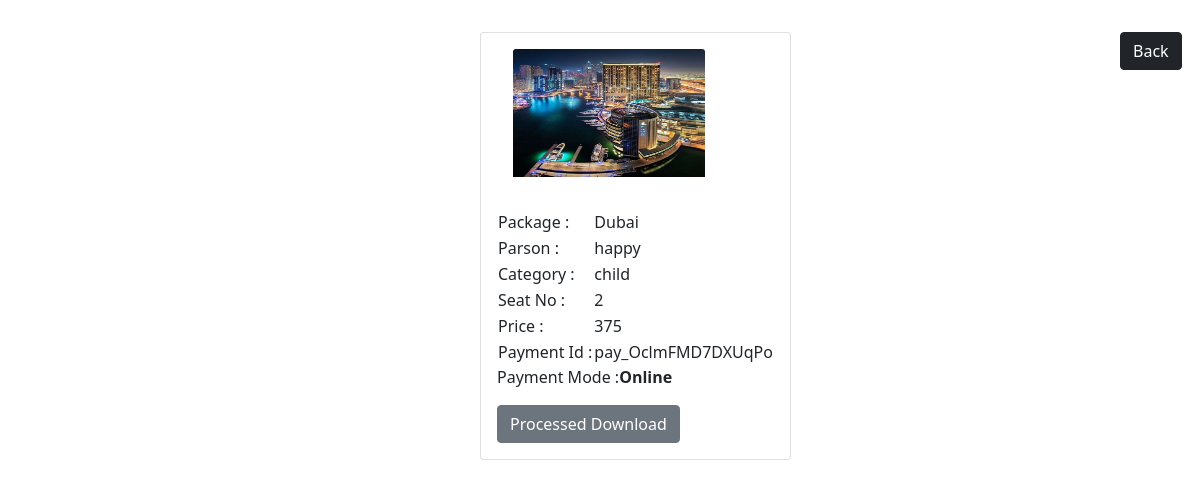
The app's page /viewticket/ (signed in) with its own data.
### tour_app/models.py (models this page shows, shortened)
class user_booking(models.Model):
    typeofuser=(
        ('Adults','Adult'),
        ('child','child')
    )
    user=models.ForeignKey(User,on_delete=models.CASCADE)
    user_img=models.ImageField(upload_to='userimg/',default=False)
    package_id=models.ForeignKey(packages,on_delete=models.DO_NOTHING)
    from_place=models.ForeignKey(Places,on_delete=models.CASCADE,blank=True,null=True)
    travel_date=models.DateField(blank=True,null=True)
    booking_id=models.UUIDField(default=uuid.uuid4, unique=True)
    name=models.CharField(max_length=50)
    phone_number=models.CharField(max_length=50,blank=True,null=True)
    type=models.CharField(choices=typeofuser,max_length=50)
    Adult_price=models.IntegerField(default=0)
    child_price=models.IntegerField(default=0)
    seat_no=models.CharField(max_length=50,default=0)
    confirm=models.BooleanField(default=False)
    payment=models.BooleanField(default=False)
    payment_id=models.CharField(max_length=50,default=0)
    ticket_expair=models.BooleanField(default=False)

class packages(models.Model):
    from_place=models.ManyToManyField(Places,blank=True,null=True)
    package_id=models.AutoField(primary_key=True)
    p1_img=models.ImageField(upload_to='placess/')
    p1_name=models.CharField(max_length=50)
    p1_price=models.IntegerField(default=0)
    trending=models.BooleanField(default=False)
    seats=models.CharField(max_length=50,default=50)
    is_pack_available=models.BooleanField(default=True)

### tour_app/views.py (the view)
# urls.py: path('viewticket/',views.view_tickets,name="view_tickets"),
def view_tickets(request):
    con_tic= user_booking.objects.filter(user=request.user,payment=True)
    return render(request,'view_tickets.html',{'con_tic':con_tic})

### tour_app/templates/view_tickets.html (shortened to what this page needs)
{% load static%}
<!DOCTYPE html>
<html lang="en">
<head>
    <link rel="stylesheet" href="{% static 'css/p.css' %}">
    <link href="https://cdn.jsdelivr.net/npm/bootstrap@5.0.2/dist/css/bootstrap.min.css" rel="stylesheet">
<body style="margin:2em; margin-left:30em">
    <div>
        <a  href="/confirm" class='btn btn-dark' style="margin-left:40em;position:fixed;">Back</a>
    </div>
    {% for download_tic in con_tic %}
    <div class="card d-inline-block mt-12" >
        <div id="invoice">
           <img src="{{download_tic.package_id.p1_img.url}}" class="card-img-top" alt="..." style="width:12em ;height:8em;margin:1em 2em 1em" >
           <div class="card-body">
            <table>
                <tbody>
                    <tr>
                        <td>Package :</td>
                        <td>{{ download_tic.package_id.p1_name}}</td>
                    </tr>
                    <tr>
                        <td>Parson :</td>
                        <td>{{ download_tic.name}}</td>
                    </tr>
                    <tr>
                        <td>Category :</td>
                        <td>{{ download_tic.type}}</td>
                    </tr>
                    <tr>
                        <td>Seat No :</td>
                        <td>{{ download_tic.seat_no}}</td>
                    </tr>
                    {% if download_tic.type == 'Adults' %}
                    <tr>
                        <td>Price :</td>
                        <td>{{ download_tic.Adult_price}}</td>
                    </tr>
                    {% else %}
                    <tr>
                        <td>Price :</td>
                        <td>{{ download_tic.child_price}}</td>
                    </tr>
                    {% endif %}
                    <tr>
                        <td>Payment Id :</td>
                        <td>{{ download_tic.payment_id}}</td>
                    </tr>
                </tbody>
            </table>
            <p>Payment Mode :<b>Online</b></p>
            <div >
                <a href="/processed/{{ download_tic.id}}" class="btn btn-secondary" >Processed Download</a>
            </div>
        </div>
        </div>
        {% endfor %}
    </body>
</html>

### records on screen
user_booking: package_id.p1_img (picture), package_id.p1_name "Dubai", name "happy", type "child", seat_no "2", child_price "375", payment_id "pay_OclmFMD7DXUqPo"
